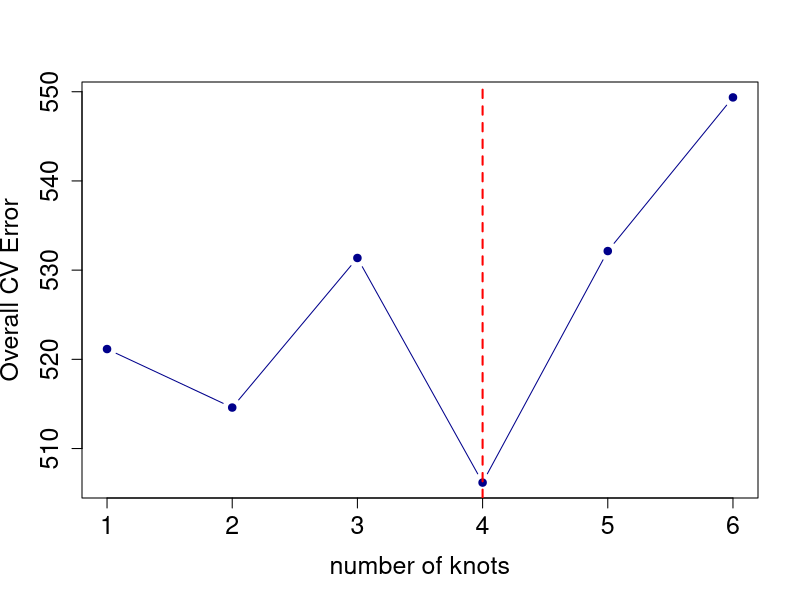
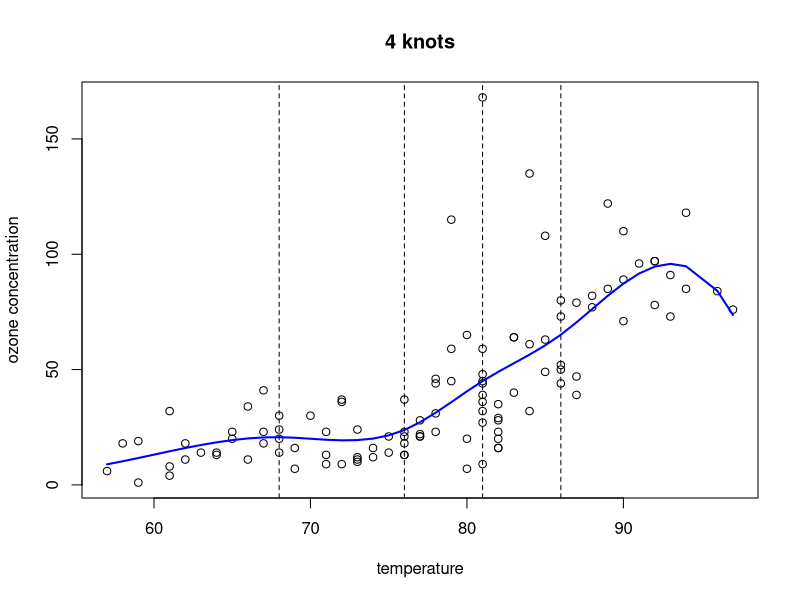
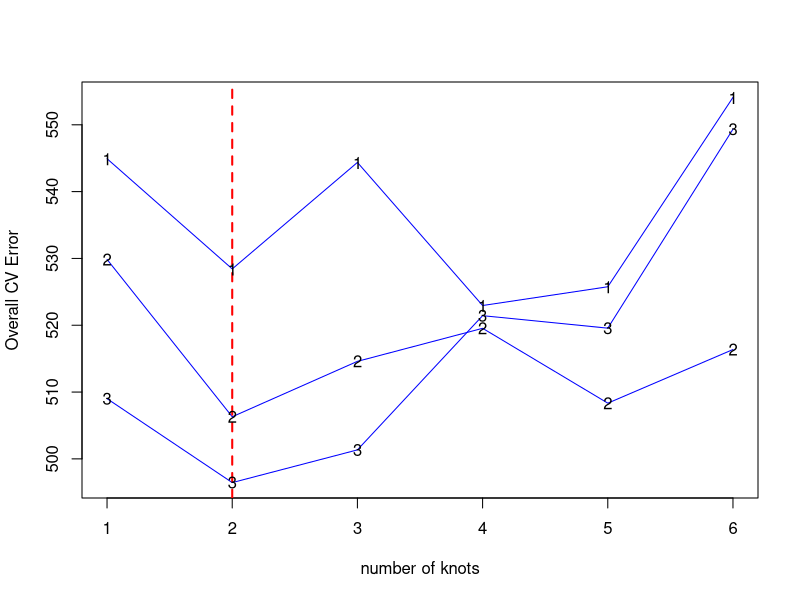
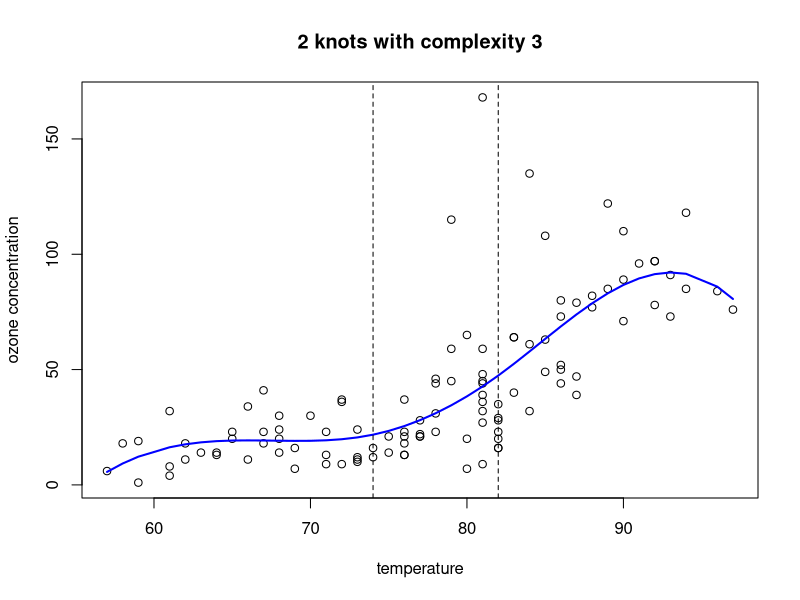
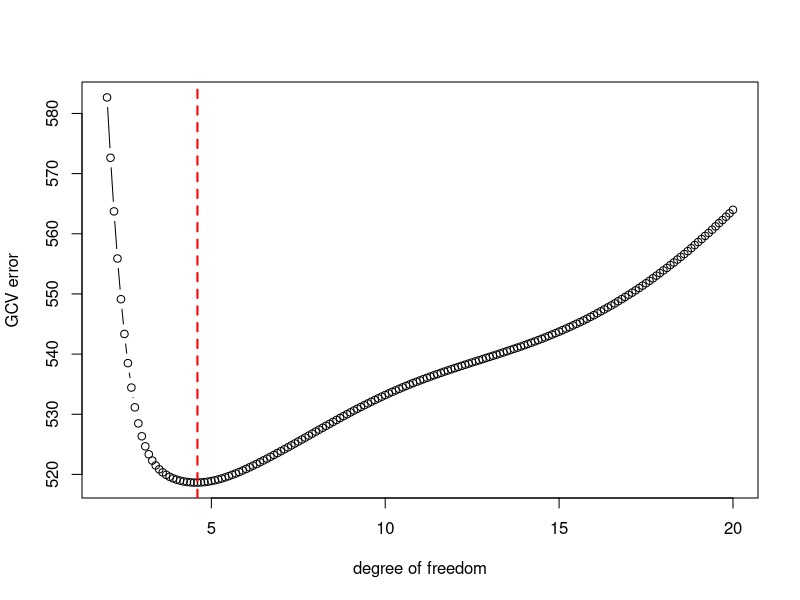
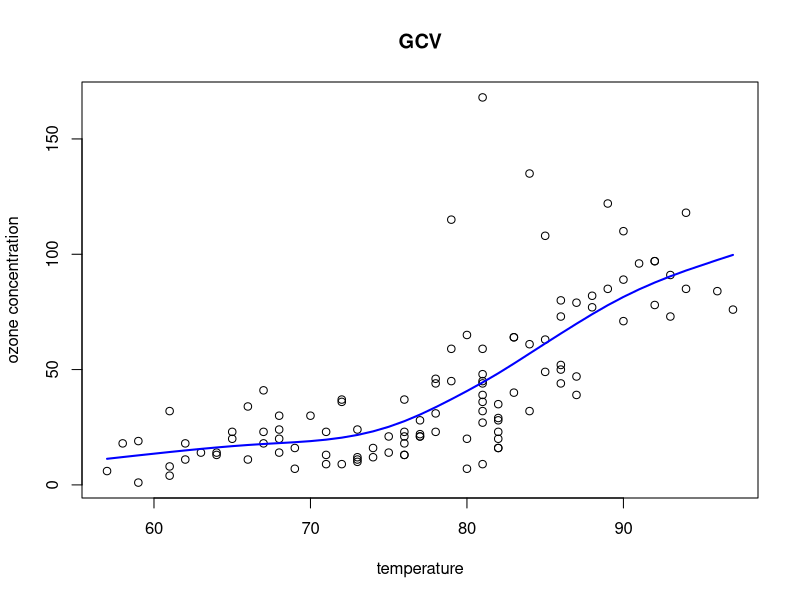
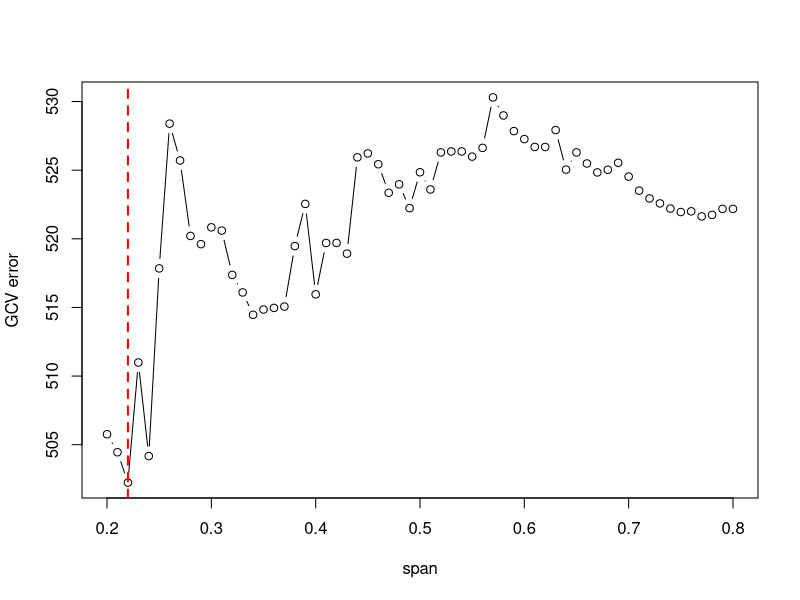
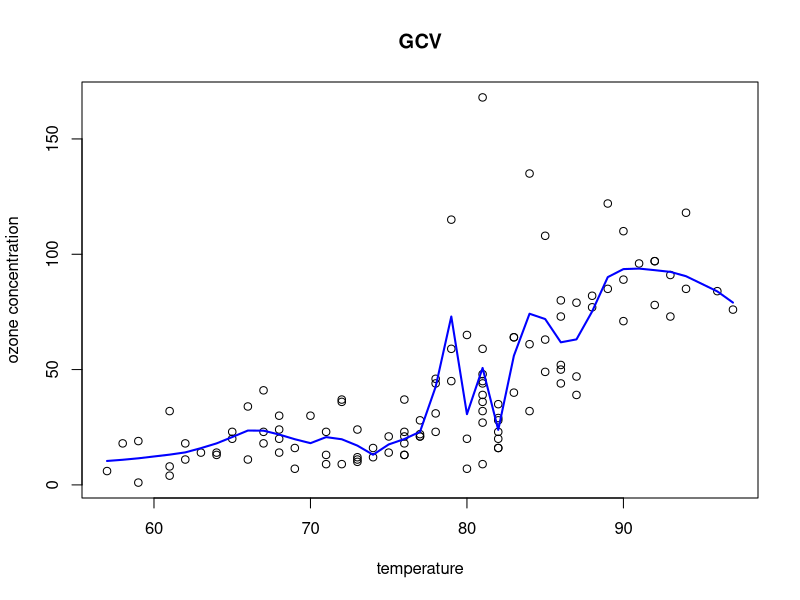

The R source for these figures, in order:
## ---- chunk 1
knitr::opts_chunk$set(echo = TRUE)
## ---- chunk 2
ozone = read.table("ozone.txt", header = TRUE)
knots_num = c(1:6)
library(boot)
library(splines)
x = ozone$temperature
y = ozone$ozone
cv.err = vector("numeric", length(knots_num))
data = data.frame('x' = x, 'y' = y)
set.seed(444)
for(i in 1:length(knots_num)){
  knots = quantile(x, seq(1 / (i + 1), i / (i + 1), 1 / (i + 1)))
  glm.fit = glm(y ~ bs(x, degree = 3, knots = knots))
  cv.err[i] = cv.glm(data, glm.fit, K = 10)$delta[1]
}
## ---- chunk 3
plot(knots_num, cv.err, pch=19, col="darkblue", type="b",
     cex.axis = 1.5, cex.lab=1.5, ylab="Overall CV Error", xlab = "number of knots")
indx = which.min(cv.err)
abline(v=indx, lty=2, lwd=2, col='red')
## ---- chunk 4
plot(ozone$temperature, ozone$ozone, xlab = "temperature", 
     ylab = "ozone concentration", main = "4 knots")

ozone_sorted = ozone[order(ozone$temperature),]
best_knots = quantile(ozone$temperature, seq(1 / 5, 4 / 5, 1 / 5))
lines(ozone_sorted$temperature, 
      predict(lm(ozone_sorted$ozone ~ bs(ozone_sorted$temperature, degree= 3, knots = best_knots))), 
      type="l", col="blue", lwd=2)
abline(v= best_knots, lty=2 )
## ---- chunk 5
set.seed(444)
complexity = c(1:3)
cv.err2 = c()

for (j in 1:length(complexity)) {
  for(i in 1:length(knots_num)){
    knots = quantile(x, seq(1 / (i + 1), i / (i + 1), 1 / (i + 1)))
    glm.fit = glm(y ~ bs(x, degree = j, knots = knots))
    cv.err2 = append(cv.err2, cv.glm(data, glm.fit, K = 10)$delta[1])
  }
}
## ---- chunk 6
plot(rep(1:6, 3), cv.err2, cex=2, ylab="Overall CV Error", xlab = "number of knots",  type="n")
lines(1:6, cv.err2[1:6], type="l", col="blue", lwd=1)
lines(1:6, cv.err2[7:12], type="l", col="blue", lwd=1)
lines(1:6, cv.err2[13:18], type="l", col="blue", lwd=1)
indx = which.min(cv.err2)
abline(v=rep(1:6, 3)[indx], lty=2, lwd=2, col='red')
text(rep(1:6, 3), cv.err2, labels = c(rep(1,6), rep(2,6), rep(3,6)))
## ---- chunk 7
plot(ozone$temperature, ozone$ozone, xlab = "temperature", 
     ylab = "ozone concentration", main = "2 knots with complexity 3")

best_knots = quantile(ozone$temperature, seq(1 / 3, 2 / 3, 1 / 3))
lines(ozone_sorted$temperature, 
      predict(lm(ozone_sorted$ozone ~ bs(ozone_sorted$temperature, degree= 3, knots = best_knots))), 
      type="l", col="blue", lwd=2)
abline(v= best_knots, lty=2 )
## ---- chunk 8
df = c()
error = c()

for(i in seq(2, 20, 0.1)) {
  sm.gcv = smooth.spline(x, y, df = i, cv = FALSE)
  error = append(error, sm.gcv$cv.crit)
  df = append(df, i)
}

plot(df, error, xlab = "degree of freedom", ylab = "GCV error", type = 'b')
indx = which.min(error)
abline(v=df[indx], lty=2, lwd=2, col='red')
## ---- chunk 9
df[indx]
## ---- chunk 10
plot(ozone$temperature, ozone$ozone, xlab = "temperature", 
     ylab = "ozone concentration", main = "GCV")

lines(ozone_sorted$temperature, 
      predict(smooth.spline(ozone_sorted$temperature, ozone_sorted$ozone, 
                            df = 4.6, cv = FALSE), x = ozone_sorted$temperature)$y, 
      type="l", col="blue", lwd=2)
## ---- chunk 11
span = seq(0.2, 0.8, 0.01)
error = c()

for(i in span) {
  loess_err = loess(y ~ x, span = i)
  error = append(error, 
                 sum((loess_err$residuals) ^ 2) / 
                   (1 - loess_err$trace.hat / length(loess_err$residuals))^2 / length(x))
}

plot(span, error, xlab = "span", ylab = "GCV error", type = 'b')
indx = which.min(error)
abline(v=span[indx], lty=2, lwd=2, col='red')
## ---- chunk 12
span[indx]
## ---- chunk 13
plot(ozone$temperature, ozone$ozone, xlab = "temperature", 
     ylab = "ozone concentration", main = "GCV")

lines(ozone_sorted$temperature, 
      predict(loess(ozone_sorted$ozone ~ ozone_sorted$temperature, span = 0.22)), 
      type="l", col="blue", lwd=2)
## ---- chunk 14
span = seq(0.2, 0.8, 0.01)
error = c()

for(i in span) {
  loess_err = loess(y ~ x, span = i, degree = 1)
  error = append(error, 
                 sum((loess_err$residuals) ^ 2) / 
                   (1 - loess_err$trace.hat / length(loess_err$residuals))^2 / length(x))
}

plot(span, error, xlab = "span", ylab = "GCV error", type = 'b')
indx = which.min(error)
abline(v=span[indx], lty=2, lwd=2, col='red')
## ---- chunk 15
span[indx]
## ---- chunk 16
plot(ozone$temperature, ozone$ozone, xlab = "temperature", 
     ylab = "ozone concentration", main = "GCV")

lines(ozone_sorted$temperature, 
      predict(loess(ozone_sorted$ozone ~ ozone_sorted$temperature, span = 0.22, degree = 1)), 
      type="l", col="blue", lwd=2)
## ---- chunk 17
#smooth.spline(ozone_sorted$temperature, ozone_sorted$ozone, df = 4.6, cv = FALSE) #a
model2b = loess(ozone_sorted$ozone ~ ozone_sorted$temperature, span = 0.22) #b
model2c = loess(ozone_sorted$ozone ~ ozone_sorted$temperature, span = 0.22, degree = 1) #c
summary(model2b)
summary(model2c)
## ---- chunk 18
LongSpanModel <- loess(ozone$ozone ~ ozone$temperature , span=0.8)
ShortSpanModel <- loess(ozone$ozone ~ ozone$temperature , span=0.2)
## ---- chunk 19
smootherMatrixLoess <- function(x,
                                span=NULL,
                                enp.target=NULL,
                                ...) {
  n <- length(x)
  S <- matrix(0, n, n)
  for (i in 1:n) {
    ei = rep(0, n)
    ei[i] <- 1
    # insert the fit into the i'th column of S
    if (is.null(span) & is.null(enp.target))
    {
      S[,i]  <- predict(loess(ei ~ x, ...))
    } else {
      if (is.null(span)) {
        S[,i]  <- predict(loess(ei ~ x, 
                                enp.target=enp.target, 
                                ...))
        
      } else {
        S[,i]  <- predict(loess(ei ~ x, 
                                span=span, 
                                ...))
        
      }
      
    }
    
  }
  # For loess, the smoother matrix need
  # not be a symmetric matrix
  S
}
## ---- chunk 20
s_short = smootherMatrixLoess(ozone$temperature, span = 0.2)
s_long = smootherMatrixLoess(ozone$temperature, span = 0.8)

par(mfrow=c(1,2))
coeff_y_short = data.frame(x = ozone$temperature, s_35 = s_short[35,], s_108 = s_short[108,])
coeff_y_short = coeff_y_short[order(coeff_y_short$x),,]
plot(coeff_y_short$x, coeff_y_short$s_108, lwd = 2, col = "blue", type = 'l', 
     main = "span = 0.2", xlab = "x", ylab = "coefficients of y")
lines(coeff_y_short$x, coeff_y_short$s_35, lwd = 2, lty = 2)
abline(v = ozone$temperature[35], lty=2)
abline(v = ozone$temperature[108], lty=2, col = "blue")
legend("topright", legend = c("35", "108"), col = c("black", "blue"), lty = c(2, 1), cex = 0.75)

coeff_y_long = data.frame(x = ozone$temperature, s_35 = s_long[35,], s_108 = s_long[108,])
coeff_y_long = coeff_y_long[order(coeff_y_long$x),,]
plot(coeff_y_long$x, coeff_y_long$s_108, lwd = 2, col = "blue", type = 'l', 
     main = "span = 0.8", xlab = "x", ylab = "coefficients of y")
lines(coeff_y_long$x, coeff_y_long$s_35, lwd = 2, lty = 2)
abline(v = ozone$temperature[35], lty=2)
abline(v = ozone$temperature[108], lty=2, col = "blue")
legend("topright", legend = c("35", "108"), col = c("black", "blue"), lty = c(2, 1), cex = 0.75)
## ---- chunk 21
par(mfrow=c(1,2))
svd_short = svd(s_short)
plot(svd_short$d, type = 'b', cex = 0.7, pch = 19, ylab = expression(rho), main = "span = 0.2")

svd_long = svd(s_long)
plot(svd_long$d, type = 'b', cex = 0.7, pch = 19, ylab = expression(rho), main = "span = 0.8")
## ---- chunk 22
par(mfrow=c(1,2))
plot(t(svd_short$v) %*% ozone$ozone, type = 'b', cex = 0.7, pch = 19, ylab = expression(rho), main = "span = 0.2")
plot(t(svd_long$v) %*% ozone$ozone, type = 'b', cex = 0.7, pch = 19, ylab = expression(rho), main = "span = 0.8")
## ---- chunk 23
par(mfrow=c(3, 3))
plot_fun = function() {
  for(i in 8:16) {
    basis = data.frame(x = ozone$temperature, short = svd_short$u[,i], long = svd_long$u[,i])
    basis = basis[order(x),,]
    plot(basis$x, basis$short, type = 'l', xlab = "x", ylab = "u value", main = paste("Basis ", i), col = "blue")
    lines(basis$x, basis$long, col = "red")
  }
}
plot_fun()
## ---- chunk 24
svd_short$d[8:16]
## ---- chunk 25
svd_long$d[8:16]
